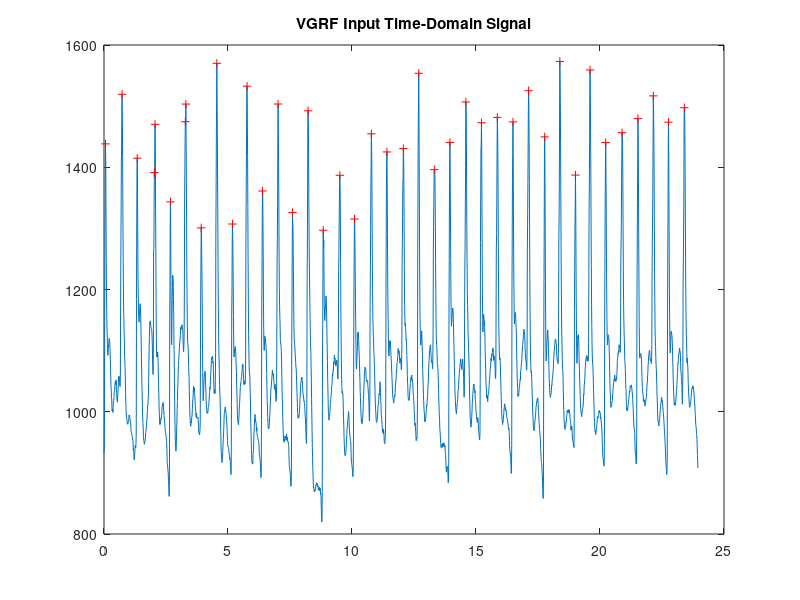

This figure's MATLAB source: (Note: this script raises an error after producing the figure.)
load('VGRFdata_assignment4.mat');
% load('VGRF_IIR.mat');

%Input Time-Domain Waveform Plot
n = 0:(length(VGRF)-1);
t = n/Fs;
[xpks, xlocs] = findpeaks(VGRF, 'MinPeakHeight', 1290);
figure
plot(t,VGRF)
hold on;
plot(t(xlocs), xpks, 'r+')
title('VGRF Input Time-Domain Signal');

%Magnitude and Phase spectra of the Input Waveform
[M,ph,f] = fourier_dt(VGRF,Fs,'half');
figure('Name', 'Magnitude and Phase Spectra of VGRF Input', 'NumberTitle', 'off');
subplot(2,1,1);
plot(f, M)
ylim([0 30]);
ylabel('|X(f)| (mV)');
title('Magnitude Spectra of VGRF Input');
subplot(2,1,2);
plot(f,ph)
ylabel('\angleX(f)')
title('Phase Spectra of VGRF Input');
xlabel('f (Hz)');

%Output Time-Domain with Filter against Input Time-Domain
y = filter(Hd_VGRF_IIR,VGRF);
figure
plot(t,VGRF)
title('VGRF Input and VGRF IIR Filter Output Time-Domain Signal Comparison');
hold on
plot(t,y)
shg

%Magnitude and Phase spectra of Output Waveform
[My,phy,fy] = fourier_dt(y,Fs,'half');
figure('Name', 'Magnitude and Phase Spectra of VGRF Input and IIR Filter Output Comparison', 'NumberTitle', 'off');
subplot(2,1,1);
plot(f, M)
ylabel('|X(f)| (mV)');
ylim([0 30]);
title('Magnitude Spectra of VGRF Input and IIR Filter Output Comparison');
hold on
plot(fy,My)
shg
subplot(2,1,2);
plot(f,ph)
ylabel('\angleX(f)');
title('Phase Spectra of VGRF Input and IIR Filter Output Comparison');
xlabel('f (Hz)');
hold on
plot(fy,phy)
shg

